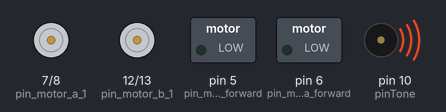
Bench run of a sketch on a simulated Arduino Uno, built with avr-gcc and run on an emulated ATmega328P. Parts: motor-driver pin pairs drawn as motors (green arrow = first pin HIGH = forward, orange = second pin HIGH = backward, longer = more drive), switched loads named in the sketch (green lamp = pin HIGH), buzzer (waves = sounding).

Above: at 0.01 s.
At 5.8 s:
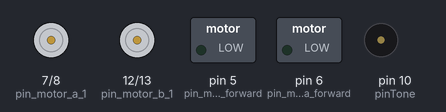
At 8.9 s:
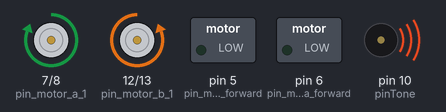
At 12.4 s:
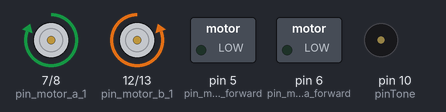
Timing chart, 0 to 13.9 s (numbered marks = the images above):
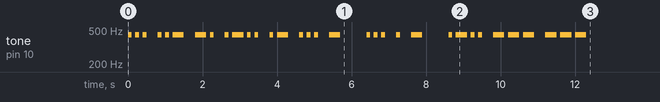

The sketch:

Blue_RC_JFK_v2.ino
```cpp
/*
Aplicacion compatible con BLUE RC JFK v3
String recivida: l#r#
# => number between(0-255)

bluetooth input: realiza todas las operaciones para recibir e interpretar las strings de bluetooth
  Asigna los valores correctos a left y right (byte)

#CORRECCIONES
CAMBIADO EL ORDEN DE: pin_motor_a_forward a 6 para que el mando izquierdo controle la rueda derecha
Desactivados los serial print para evitar delays.
*/
#include "Arduino.h"
#include <SoftwareSerial.h>


const byte rxPin = 3;
const byte txPin = 2;
SoftwareSerial bluetooth(rxPin, txPin); // RX, TX

int pin_motor_a_forward = 6; //corregimos el orden de los mandos
int pin_motor_b_forward = 5;
int pin_motor_a_1 = 7;
int pin_motor_a_2 = 8;
int pin_motor_b_1 = 12;
int pin_motor_b_2 = 13;

int pinTone = 10;

void setup() {
  pinMode(pinTone, OUTPUT);
  Play7Char("sunlast");
  Play3Char("set");


  Serial.begin(9600);
  // define pin modes for tx, rx:
  pinMode(rxPin, INPUT);
  pinMode(txPin, OUTPUT);
  bluetooth.begin(9600);

  pinMode(pin_motor_a_forward, OUTPUT);
  pinMode(pin_motor_b_forward, OUTPUT);
  pinMode(pin_motor_a_1, OUTPUT);
  pinMode(pin_motor_a_2, OUTPUT);
  pinMode(pin_motor_b_1, OUTPUT);
  pinMode(pin_motor_b_2, OUTPUT);
  digitalWrite(pin_motor_a_1, HIGH);
  digitalWrite(pin_motor_a_2, LOW);
  digitalWrite(pin_motor_b_1, LOW);  //cambio de sentido para que se dirija con las baterias al frente y el arduino detras
  digitalWrite(pin_motor_b_2, HIGH);


  Play3Char("loo");
}


String inputString = "";
byte left = 0;
byte right = 0;
void loop() {


  while (bluetooth.available()) {
    char c = bluetooth.read();

    // Append the incoming character to the inputString
    inputString += c;

    // If we receive a newline character, assume the string is complete
    if (c == '\n') {
      inputString.trim();  // Remove any extraneous spaces or newline characters

      // Check if the string starts with 'l' and contains 'r'
      if (inputString.startsWith("l") && inputString.indexOf('r') > 1) {
        // Split the string into left and right values
        //ahora voy a subir a la biblio a buscar un libri que salga algo de big bang vienes?? 3.30
        //a las 14.30 entro en clase con deva

        int rIndex = inputString.indexOf('r');

        // Extract the number after 'l' and before 'r'
        String leftString = inputString.substring(1, rIndex);

        // Extract the number after 'r'
        String rightString = inputString.substring(rIndex + 1);

        // Convert the extracted strings to integers and constrain to valid values
        left = constrain(leftString.toInt(), 0, 255);
        right = constrain(rightString.toInt(), 0, 255);

        // Print out the results for debugging
        //Serial.print("Left: ");
        //Serial.println(left);
        //Serial.print("Right: ");
        //Serial.println(right);
      }

      // Clear the input string after processing
      inputString = "";
    }
  }


  analogWrite(pin_motor_a_forward, left);
  analogWrite(pin_motor_b_forward, right);
}
```

morse.ino
```cpp
// *** Characters to Morse Code Conversion *** //
/*
Pausa para el punto: delay(2*dotLen) => el tiempo para hacer el punto y despues otra pausa igual
Pausa para la raya: delay(4*dotLen) => 3 de la raya y luego la pausa del punto
Pausa entre caracteres: 3 puntos, como despues del punto o raya ya hemos hecho una pausa solo tendremos que poner pausa de dos puntos
Pausa entre palabras: 7 puntos(7 decimas) poner 4 decimas extra a las 3 decimas entre caracteres
*/

#define NOTE_A4 440
int dotLen = 100;          // length of the morse code 'dot'
int dashLen = dotLen * 3;  // length of the morse code 'dash'


void PlaySentence(char[]){}
void PlayWord(char myWord[]){ //a better option will be working wwith fixed array legths using various functions for different word lengths
  //int arrayLength = sizeof(myWord)/sizeof(char);
  int arrayLength = sizeof(myWord)/sizeof(myWord[0]);
  for(int i=0; i<arrayLength; i++){
    PlayChar(myWord[i]);
  }
  delay(dotLen*4);
}

void Play3Char(char myWord[]){
  for(int i=0; i<3; i++){
    PlayChar(myWord[i]);
  }
  delay(dotLen*4);
}
void Play7Char(char myWord[]){
  for(int i=0; i<7; i++){
    PlayChar(myWord[i]);
  }
  delay(dotLen*4);
}

void PlayChar(char tmpChar)
{
	// Take the passed character and use a switch case to find the morse code for that character
	switch (tmpChar) {
	  case 'a':
		MorseDot();
		MorseDash();
		break;
	  case 'b':
		MorseDash();
		MorseDot();
		MorseDot();
		MorseDot();
		break;
	  case 'c':
	    MorseDash();
		MorseDot();
		MorseDash();
		MorseDot();
		break;
	  case 'd':
		MorseDash();
		MorseDash();
		MorseDot();
		break;
	  case 'e':
		MorseDot();
		break;
	  case 'f':
	    MorseDot();
		MorseDot();
		MorseDash();
		MorseDot();
		break;
	  case 'g':
		MorseDash();
		MorseDash();
		MorseDot();
		break;
	  case 'h':
	    MorseDot();
		MorseDot();
		MorseDot();
		MorseDot();
		break;
	  case 'i':
	    MorseDot();
		MorseDot();
		break;
	  case 'j':
	    MorseDot();
		MorseDash();
		MorseDash();
		MorseDash();
		break;
      case 'k':
	    MorseDash();
		MorseDot();
		MorseDash();
		break;
	  case 'l':
	    MorseDot();
		MorseDash();
		MorseDot();
		MorseDot();
		break;
      case 'm':
	    MorseDash();
		MorseDash();
		break;
	  case 'n':
	    MorseDash();
		MorseDot();
		break;
	  case 'o':
	    MorseDash();
		MorseDash();
		MorseDash();
		break;
	  case 'p':
	    MorseDot();
		MorseDash();
		MorseDash();
		MorseDot();
		break;
	  case 'q':
	    MorseDash();
		MorseDash();
		MorseDot();
		MorseDash();
		break;
	  case 'r':
	    MorseDot();
		MorseDash();
		MorseDot();
		break;
	  case 's':
	    MorseDot();
		MorseDot();
		MorseDot();
		break;
	  case 't':
	    MorseDash();
		break;
	  case 'u':
	    MorseDot();
		MorseDot();
		MorseDash();
		break;
	  case 'v':
	    MorseDot();
		MorseDot();
		MorseDot();
		MorseDash();
		break;
	  case 'w':
	    MorseDot();
		MorseDash();
		MorseDash();
		break;
	  case 'x':
	    MorseDash();
		MorseDot();
		MorseDot();
		MorseDash();
		break;
	  case 'y':
	    MorseDash();
		MorseDot();
		MorseDash();
		MorseDash();
		break;
	  case 'z':
	    MorseDash();
		MorseDash();
		MorseDot();
		MorseDot();
		break;


	}
  delay(dotLen*2);
}

void MorseDot(){
	tone(pinTone, NOTE_A4, dotLen);
	delay(dotLen*2);
}

void MorseDash()
{
  tone(pinTone, NOTE_A4, dashLen);	// start playing a tone
  delay(dotLen*4);               // hold in this position
}
```
